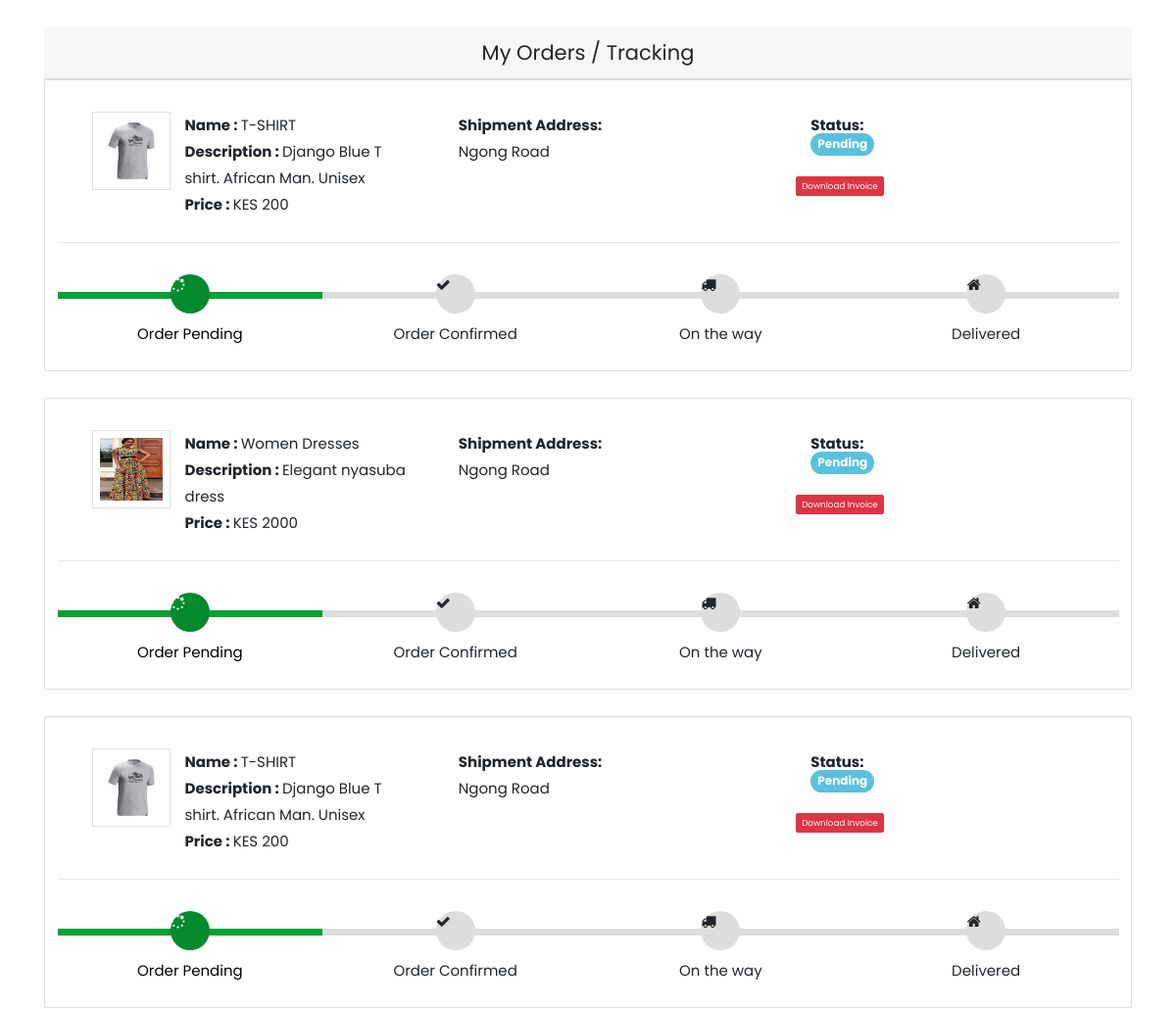
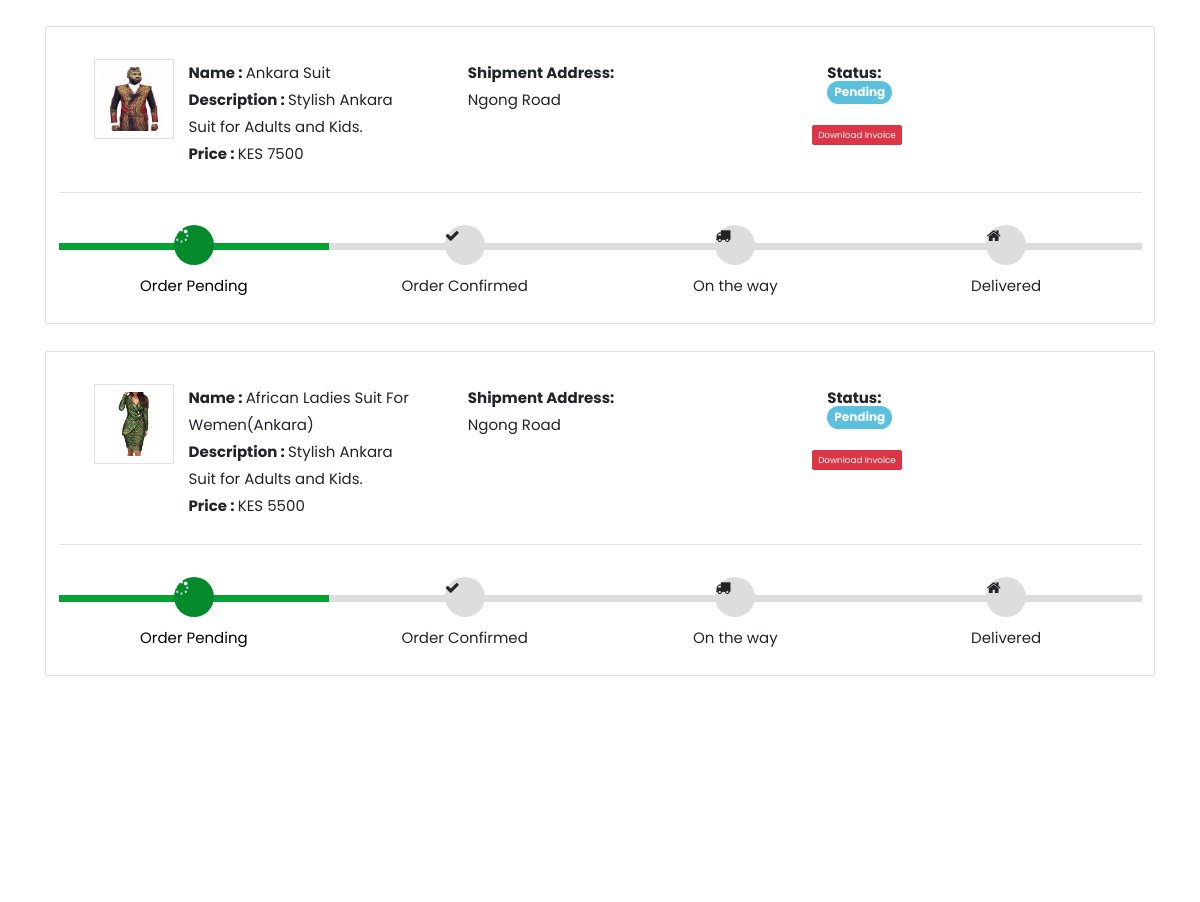
Before: /my-order (signed in, upper part) with the older database file (2 pictures, top to bottom).
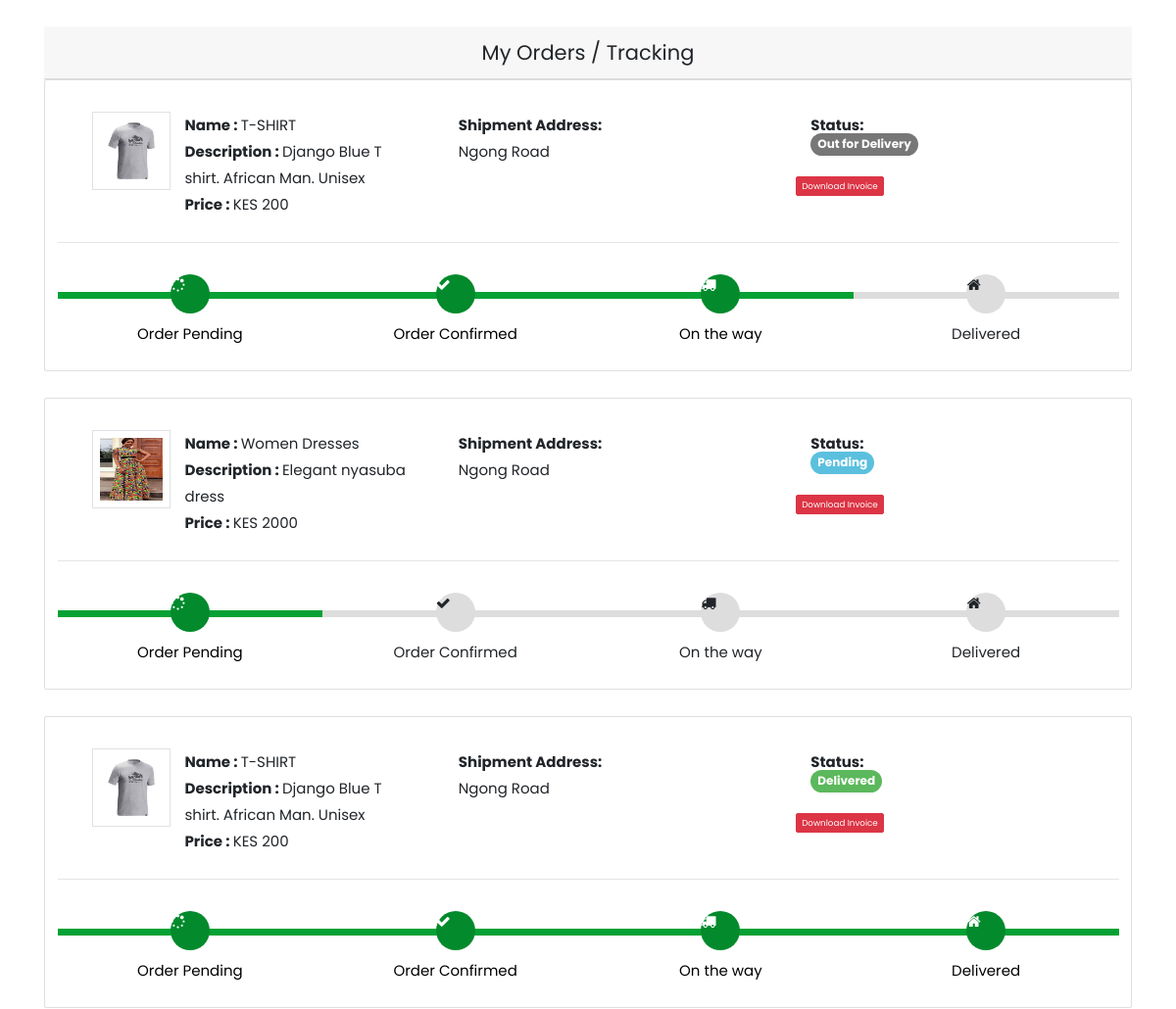
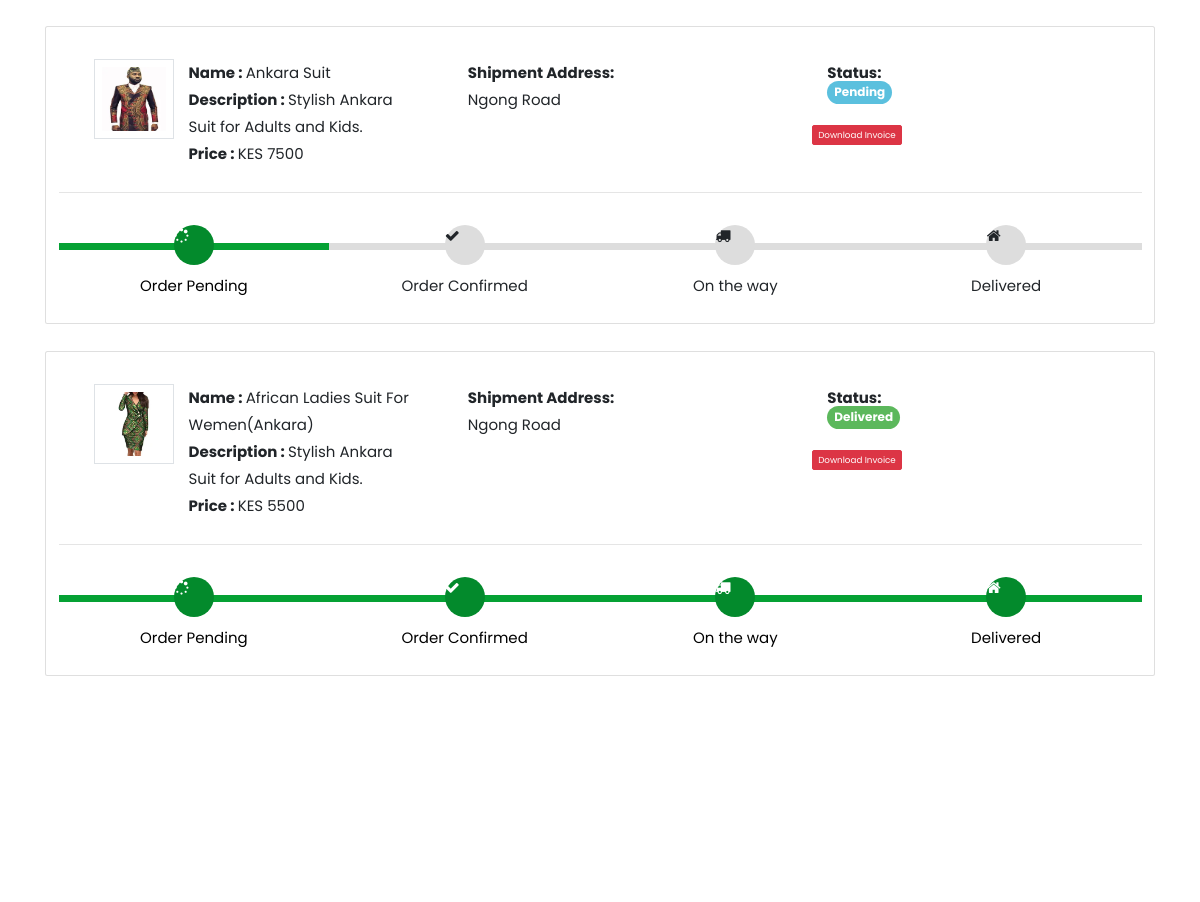
After: the same page with the newer database file (2 pictures, top to bottom).
### ecom/models.py (models this page shows)
class Orders(models.Model):
    STATUS =(
        ('Pending','Pending'),
        ('Order Confirmed','Order Confirmed'),
        ('Out for Delivery','Out for Delivery'),
        ('Delivered','Delivered'),
    )
    customer=models.ForeignKey('Customer', on_delete=models.CASCADE,null=True)
    product=models.ForeignKey('Product',on_delete=models.CASCADE,null=True)
    email = models.CharField(max_length=50,null=True)
    address = models.CharField(max_length=500,null=True)
    mobile = models.CharField(max_length=20,null=True)
    order_date= models.DateField(auto_now_add=True,null=True)
    status=models.CharField(max_length=50,null=True,choices=STATUS)

### ecom/views.py (the view)
# urls.py: path('my-order', views.my_order_view,name='my-order'),
@login_required(login_url='customerlogin')
@user_passes_test(is_customer)
def my_order_view(request):
    customer=models.Customer.objects.get(user_id=request.user.id)
    orders=models.Orders.objects.all().filter(customer_id = customer)
    ordered_products=[]
    for order in orders:
        ordered_product=models.Product.objects.all().filter(id=order.product.id)
        ordered_products.append(ordered_product)
    return render(request,'ecom/my_order.html',{'data':zip(ordered_products,orders)})

### ecom/views.py (called while the page is built)
def is_customer(user):
    return user.groups.filter(name='CUSTOMER').exists()

### templates/ecom/my_order.html (shortened to what the changed rows need)
{% extends 'ecom/customer_base.html' %}
{% load static %}
{% block content %}
<br>
<div class="container">
    {% for products,order in data %}
    <article class="card">
        <div class="card-body">
            <ul class="row" style="margin-left:20px;margin-top:20px;">
                <li class="col-md-4">
                    <figure class="itemside mb-3">
                        {%for product in products%}
                        <div class="aside"><img src="{% static product.product_image.url %}" class="img-sm border">
                        </div>
                        <figcaption class="info align-self-center">
                            <p class="title"><strong>Name : </strong>{{product.name}} <br> <strong>Description :
                                </strong>{{product.description}} <br> <strong>Price : </strong>KES {{product.price}}</p>
                        </figcaption>
                    </figure>
                </li>
                <li class="col-md-4">
                    <div class="col"> <strong>Shipment Address:</strong> <br> {{order.address}}</div>
                </li>
                <li class="col-md-4">
                    <div class="col"> <strong>Status:</strong> <br>
                        {% if order.status == 'Pending'%}
                        <td> <span class="label label-info"
                                style="font-size: 12px; border-radius: 30px;">{{order.status}}</span></td>
                        {% elif order.status == 'Delivered' %}
                        <td> <span class="label label-success"
                                style="font-size: 12px; border-radius: 30px;">{{order.status}}</span></td>
                        {% elif order.status == 'Out for Delivery' %}
                        <td> <span class="label label-default"
                                style="font-size: 12px; border-radius: 30px;">{{order.status}}</span></td>
                        {%else%}
                        <td> <span class="label label-primary"
                                style="font-size: 12px; border-radius: 30px;">{{order.status}}</span></td>
                        {%endif%}
                    </div> <br>
                    <h4><a style="text-decoration:none;"
                            href="{% url 'download-invoice' order.id product.id  %}"><button
                                class="btn btn-danger btn-sm">Download Invoice</button></a></h4>
                </li>
                {%endfor%}
            </ul>
            <hr>
            <div class="track">
                {%if order.status == 'Pending' %}
                <div class="step active"> <span class="icon"> <i style="padding-top:3px; padding-right:25px;"
                            class="fa fa-spinner"></i> </span> <span class="text">Order Pending</span> </div>
                <div class="step "> <span class="icon"> <i style="padding-top:3px; padding-right:25px;"
                            class="fa fa-check"></i> </span> <span class="text"> Order Confirmed</span> </div>
                <div class="step "> <span class="icon"> <i style="padding-top:3px; padding-right:25px;"
                            class="fa fa-truck"></i> </span> <span class="text"> On the way </span> </div>
                <div class="step "> <span class="icon"> <i style="padding-top:3px; padding-right:25px;"
                            class="fa fa-home"></i> </span> <span class="text">Delivered</span> </div>
                {%elif order.status == 'Out for Delivery'%}
                <div class="step active"> <span class="icon"> <i style="padding-top:3px; padding-right:25px;"
                            class="fa fa-spinner"></i> </span> <span class="text">Order Pending</span> </div>
                <div class="step active"> <span class="icon"> <i style="padding-top:3px; padding-right:25px;"
                            class="fa fa-check"></i> </span> <span class="text"> Order Confirmed</span> </div>
                <div class="step active"> <span class="icon"> <i style="padding-top:3px; padding-right:25px;"
                            class="fa fa-truck"></i> </span> <span class="text"> On the way </span> </div>
                <div class="step "> <span class="icon"> <i style="padding-top:3px; padding-right:25px;"
                            class="fa fa-home"></i> </span> <span class="text">Delivered</span> </div>
                {%else%}
                <div class="step active"> <span class="icon"> <i style="padding-top:3px; padding-right:25px;"
                            class="fa fa-spinner"></i> </span> <span class="text">Order Pending</span> </div>
                <div class="step active"> <span class="icon"> <i style="padding-top:3px; padding-right:25px;"
                            class="fa fa-check"></i> </span> <span class="text"> Order Confirmed</span> </div>
                <div class="step active"> <span class="icon"> <i style="padding-top:3px; padding-right:25px;"
                            class="fa fa-truck"></i> </span> <span class="text"> On the way </span> </div>
                <div class="step active"> <span class="icon"> <i style="padding-top:3px; padding-right:25px;"
                            class="fa fa-home"></i> </span> <span class="text">Delivered</span> </div>
                {%endif%}
            </div>
        </div>
    </article><br>
    {%endfor%}
</div>
<br><br><br><br><br>
{% endblock content %}

Changed rows visible on the page:
changed Orders: status "Pending" → "Out for Delivery"
changed Orders (number 3 of 5 on the later page): status "Pending" → "Delivered"
changed Orders (number 5 of 5 on the later page): status "Pending" → "Delivered"
